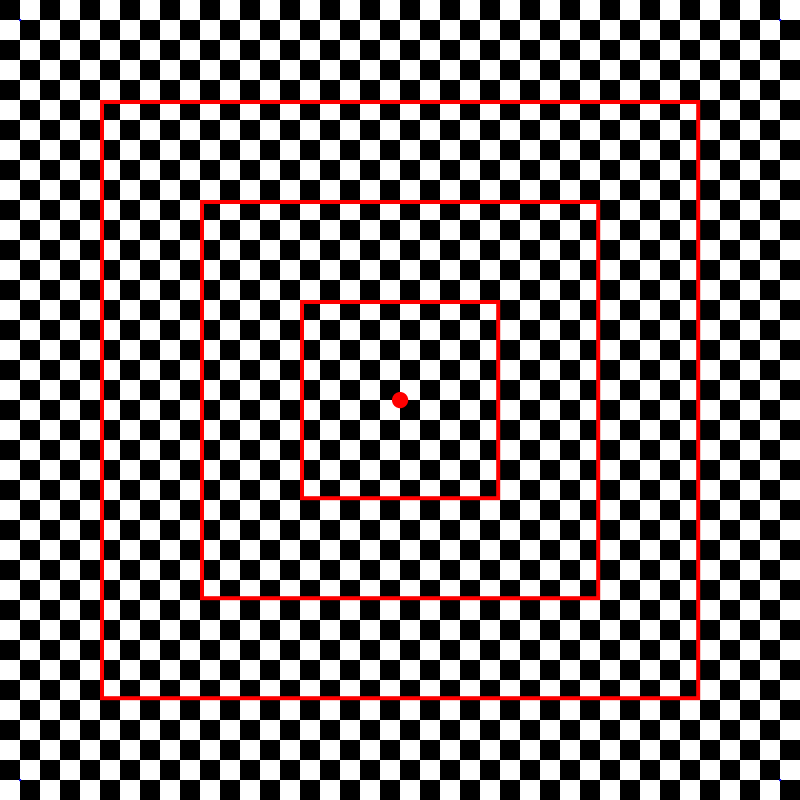
#> input picture lens_distortion_model/source_images/checkerboard_dots_squares.png, 4000 x 4000 px, found by its file name (shown at 1/5 size); its folder holds 3 pictures in this run
$ python distortion.py
#> lines starting #> are read from the running program, lines starting #| are printed output that depends on the picture
import cv2
import numpy as np
import matplotlib.pyplot as plt

def conrad_brown_distortion(img, k1, k2, k3):
    """
    Apply Conrad Brown distortion model to an image.

    Args:
    - img: Input image (numpy array).
    - k1: Distortion coefficient k1.
    - k2: Distortion coefficient k2.
    - k3: Distortion coefficient k3.
    Returns:
    - distortion_profile: Distortion profile at different radial distances.
    """
    h, w = img.shape[:2]
    cx, cy = w // 2, h // 2
    x, y = np.meshgrid(np.arange(w), np.arange(h))

    # Calculate radial distance from center
    radial_distance = np.sqrt((x - cx)**2 + (y - cy)**2)

    # Normalize radial distance
    normalized_distance = radial_distance / np.sqrt(cx**2 + cy**2)

    # Apply distortion model - 3 parameter distortion model
    distortion = k1 * normalized_distance**2 + k2 * normalized_distance**4 + k3 * normalized_distance**6

    return distortion

# Load image
filename = "checkerboard_dots_squares"
image_path = r"C:\Users\rowan\Documents\masters\sw_comparison\lens_distortion_model\source_images\{:s}.png".format(filename)
original_img = cv2.imread(image_path)
#> original_img is the input picture: shape (4000, 4000, 3); mean B, G, R 123.7, 123.7, 131.3

# Distortion coefficients
k1 = 0.001
k2 = 0.01
k3 = 0.001

# Apply distortion
distortion_profile = conrad_brown_distortion(original_img, k1, k2, k3)
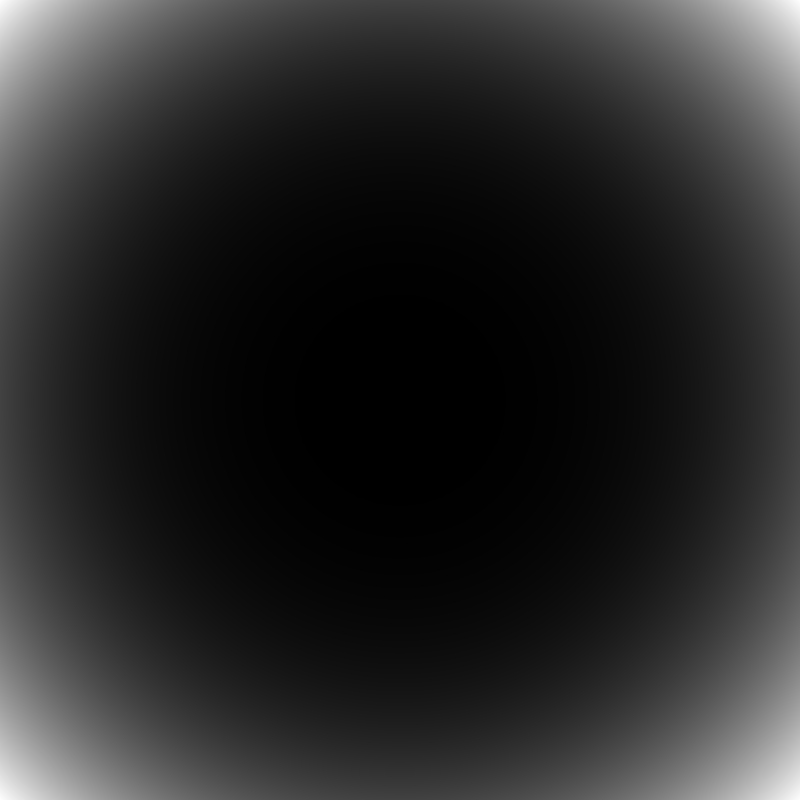
#> distortion_profile: shape (4000, 4000) float64 (shown at 1/5 size); min 0, max 0.012, mean 0.00197; drawn with min black and max white

# Plot the distortion profile
plt.plot(distortion_profile)
plt.xlabel('Radial Distance')
plt.ylabel('Distortion Amount')
plt.title('Distortion Profile')
plt.grid(True)
plt.show()
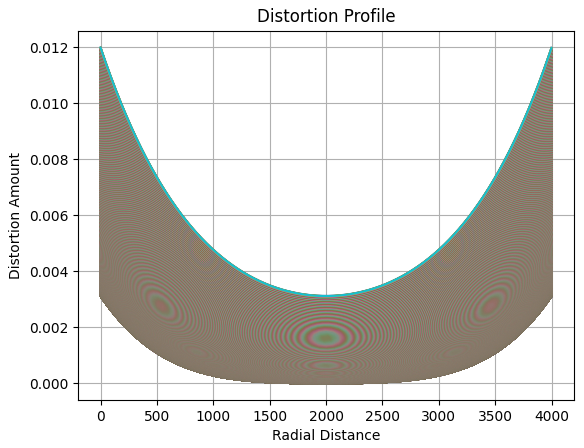
#> figure drawn by matplotlib, 1 panel; curve peaks at x = 0, y = 0.012; curve peaks at x = 0, y = 0.012; curve peaks at x = 0, y = 0.012
